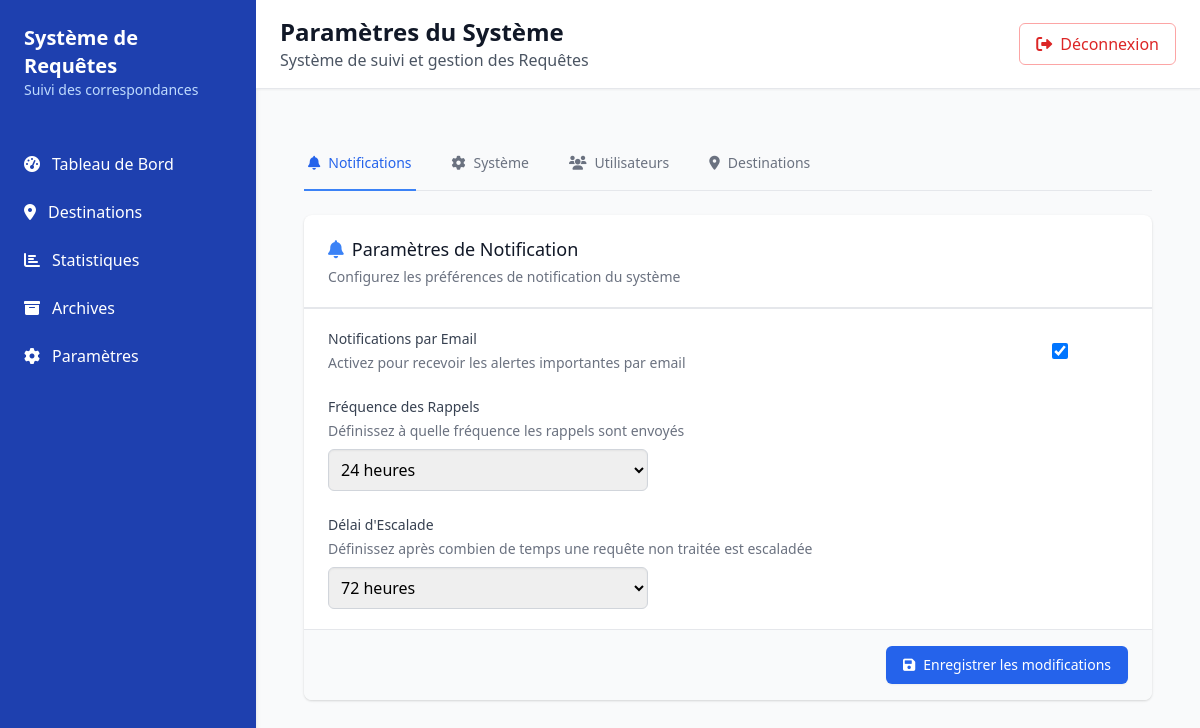
Page /settings/ (signed in) on the committed database.
### lettres/models.py (models this page shows, shortened)
class SystemSettings(models.Model):
    user = models.OneToOneField(User, on_delete=models.CASCADE, verbose_name='Utilisateur')
    email_notifications = models.BooleanField(default=True, verbose_name='Notifications par email')
    reminder_frequency = models.IntegerField(default=24, choices=[(24, '24 heures'), (48, '48 heures'), (72, '72 heures')], verbose_name='Fréquence des rappels (heures)')
    escalation_time = models.IntegerField(default=72, choices=[(48, '48 heures'), (72, '72 heures'), (96, '96 heures')], verbose_name='Escalade après (heures)')
    archive_in_progress_after_year = models.BooleanField(default=True, verbose_name='Archiver les requêtes en cours après 1 an')
    archive_closed_after_month = models.BooleanField(default=True, verbose_name='Archiver les requêtes clôturées après 1 mois')
    class Meta:
        verbose_name = 'Paramètres du système'
        verbose_name_plural = 'Paramètres du système'

### lettres/views.py (the view, shortened to what this page needs)
# urls.py: path('settings/', views.settings_page, name='settings'),
@login_required
def settings_page(request):
    try:
        profile = request.user.userprofile
    except UserProfile.DoesNotExist:
        messages.error(request, "Votre compte n'a pas de profil utilisateur configuré. Veuillez contacter l'administrateur.")
        return render(request, 'error.html', {
            'error': "Votre compte n'a pas de profil utilisateur configuré. Veuillez contacter l'administrateur."
        })
    if profile.role != 'super_admin':
        messages.error(request, "Vous n'avez pas les autorisations nécessaires pour accéder aux paramètres.")
        return redirect('lettres:dashboard')
    settings, created = SystemSettings.objects.get_or_create(user=request.user)
    form = SystemSettingsForm(instance=settings)
    user_form = UserCreationForm()
    destination_form = DestinationForm()
    users = UserProfile.objects.all()  # Include all users, including super_admin
    destinations = Destination.objects.all()
    context = {
        'form': form,
        'user_form': user_form,
        'destination_form': destination_form,
        'users': users,
        'destinations': destinations,
        'user_role': profile.role,
        'active_tab': request.GET.get('tab', 'notifications'),
    }
    return render(request, 'settings.html', context)

### lettres/models.py (called while the page is built)
    def __str__(self):
        return self.nom

### lettres/templates/settings.html (shortened to what this page needs)
{% extends 'base.html' %}
{% load static %}
{% block header_title %}Paramètres du Système{% endblock %}
{% block content %}
<div class="container mx-auto p-6">
    <div class="border-b border-gray-200 mb-6">
        <nav class="-mb-px flex space-x-8">
            <button class="tab-button whitespace-nowrap py-4 px-1 border-b-2 font-medium text-sm flex items-center {% if active_tab == 'notifications' %}border-blue-500 text-blue-600{% else %}border-transparent text-gray-500 hover:text-gray-700 hover:border-gray-300{% endif %}" data-tab="notifications">
                <i class="fas fa-bell mr-2"></i>Notifications
            </button>
            <button class="tab-button whitespace-nowrap py-4 px-1 border-b-2 font-medium text-sm flex items-center {% if active_tab == 'system' %}border-blue-500 text-blue-600{% else %}border-transparent text-gray-500 hover:text-gray-700 hover:border-gray-300{% endif %}" data-tab="system">
                <i class="fas fa-cog mr-2"></i>Système
            </button>
            <button class="tab-button whitespace-nowrap py-4 px-1 border-b-2 font-medium text-sm flex items-center {% if active_tab == 'users' %}border-blue-500 text-blue-600{% else %}border-transparent text-gray-500 hover:text-gray-700 hover:border-gray-300{% endif %}" data-tab="users">
                <i class="fas fa-users mr-2"></i>Utilisateurs
            </button>
            <button class="tab-button whitespace-nowrap py-4 px-1 border-b-2 font-medium text-sm flex items-center {% if active_tab == 'destinations' %}border-blue-500 text-blue-600{% else %}border-transparent text-gray-500 hover:text-gray-700 hover:border-gray-300{% endif %}" data-tab="destinations">
                <i class="fas fa-map-marker-alt mr-2"></i>Destinations
            </button>
        </nav>
    </div>
    <div class="bg-white shadow rounded-lg overflow-hidden">
        <div class="tab-content {% if active_tab != 'notifications' %}hidden{% endif %}" id="notifications">
            <div class="border-b border-gray-200 px-6 py-5">
                <h3 class="text-lg font-medium text-gray-900 flex items-center">
                    <i class="fas fa-bell text-blue-500 mr-2"></i>Paramètres de Notification
                </h3>
                <p class="mt-1 text-sm text-gray-500">Configurez les préférences de notification du système</p>
            </div>
            <form method="POST" class="divide-y divide-gray-200">
                <div class="px-6 py-5 space-y-6">
                    <div class="flex items-center justify-between">
                        <div>
                            <label class="block text-sm font-medium text-gray-700">Notifications par Email</label>
                            <p class="mt-1 text-sm text-gray-500">Activez pour recevoir les alertes importantes par email</p>
                        </div>
                        <label class="relative inline-flex items-center cursor-pointer">
                            {{ form.email_notifications }}
                            <span class="toggle-switch"></span>
                        </label>
                    </div>
                    <div>
                        <label for="{{ form.reminder_frequency.id_for_label }}" class="block text-sm font-medium text-gray-700">Fréquence des Rappels</label>
                        <p class="mt-1 text-sm text-gray-500">Définissez à quelle fréquence les rappels sont envoyés</p>
                        <div class="mt-2 max-w-xs">
                            {{ form.reminder_frequency }}
                        </div>
                    </div>
                    <div>
                        <label for="{{ form.escalation_time.id_for_label }}" class="block text-sm font-medium text-gray-700">Délai d'Escalade</label>
                        <p class="mt-1 text-sm text-gray-500">Définissez après combien de temps une requête non traitée est escaladée</p>
                        <div class="mt-2 max-w-xs">
                            {{ form.escalation_time }}
                        </div>
                    </div>
                </div>
                <div class="px-6 py-4 bg-gray-50 text-right">
                    <button type="submit" class="inline-flex items-center px-4 py-2 border border-transparent text-sm font-medium rounded-md shadow-sm text-white bg-blue-600 hover:bg-blue-700 focus:outline-none focus:ring-2 focus:ring-offset-2 focus:ring-blue-500">
                        <i class="fas fa-save mr-2"></i>Enregistrer les modifications
                    </button>
                </div>
            </form>
        </div>
    </div>
</div>
{% endblock %}

### lettres/templates/settings.html (style rules this page uses)
.toggle-switch { position: relative; display: inline-block; width: 60px; height: 34px; }
input[type="text"], input[type="email"], input[type="password"], input[type="tel"], select { border: 1px solid #d1d5db; border-radius: 0.375rem; padding: 0.5rem 0.75rem; width: 100%; box-shadow: inset 0 1px 2px rgba(0, 0, 0, 0.05); }

### rows in the picture
SystemSettings: email_notifications "☑", reminder_frequency "24 heures", escalation_time "72 heures"
